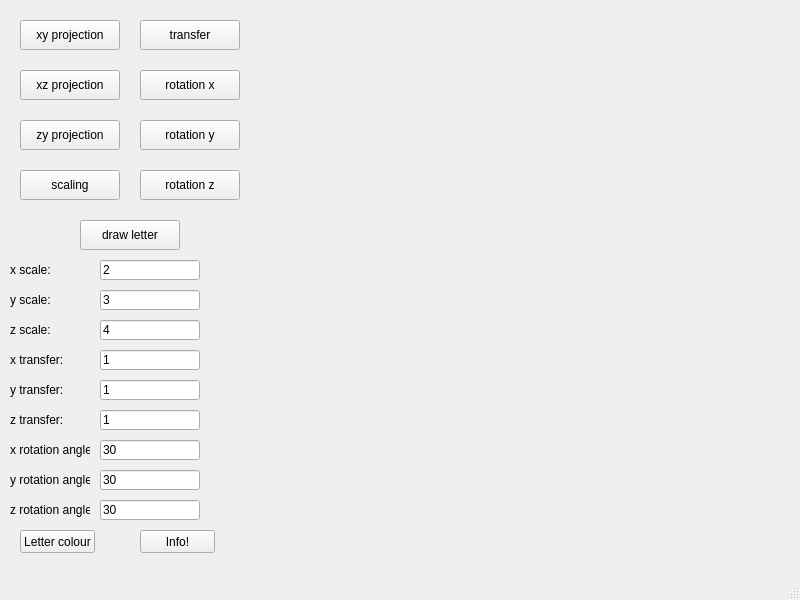
<?xml version="1.0" encoding="UTF-8"?>
<ui version="4.0">
 <class>MainWindow</class>
 <widget class="QMainWindow" name="MainWindow">
  <property name="geometry">
   <rect>
    <x>0</x>
    <y>0</y>
    <width>800</width>
    <height>600</height>
   </rect>
  </property>
  <property name="windowTitle">
   <string>MainWindow</string>
  </property>
  <widget class="QWidget" name="centralwidget">
   <widget class="letter" name="widget" native="true">
    <property name="geometry">
     <rect>
      <x>260</x>
      <y>10</y>
      <width>511</width>
      <height>531</height>
     </rect>
    </property>
   </widget>
   <widget class="QPushButton" name="pushButton">
    <property name="geometry">
     <rect>
      <x>20</x>
      <y>20</y>
      <width>100</width>
      <height>30</height>
     </rect>
    </property>
    <property name="text">
     <string>xy projection</string>
    </property>
   </widget>
   <widget class="QPushButton" name="pushButton_2">
    <property name="geometry">
     <rect>
      <x>20</x>
      <y>70</y>
      <width>100</width>
      <height>30</height>
     </rect>
    </property>
    <property name="text">
     <string>xz projection</string>
    </property>
   </widget>
   <widget class="QPushButton" name="pushButton_3">
    <property name="geometry">
     <rect>
      <x>20</x>
      <y>120</y>
      <width>100</width>
      <height>30</height>
     </rect>
    </property>
    <property name="text">
     <string>zy projection</string>
    </property>
   </widget>
   <widget class="QPushButton" name="pushButton_4">
    <property name="geometry">
     <rect>
      <x>20</x>
      <y>170</y>
      <width>100</width>
      <height>30</height>
     </rect>
    </property>
    <property name="text">
     <string>scaling</string>
    </property>
   </widget>
   <widget class="QPushButton" name="pushButton_5">
    <property name="geometry">
     <rect>
      <x>140</x>
      <y>20</y>
      <width>100</width>
      <height>30</height>
     </rect>
    </property>
    <property name="text">
     <string>transfer</string>
    </property>
   </widget>
   <widget class="QPushButton" name="pushButton_6">
    <property name="geometry">
     <rect>
      <x>140</x>
      <y>70</y>
      <width>100</width>
      <height>30</height>
     </rect>
    </property>
    <property name="text">
     <string>rotation x</string>
    </property>
   </widget>
   <widget class="QPushButton" name="pushButton_7">
    <property name="geometry">
     <rect>
      <x>140</x>
      <y>120</y>
      <width>100</width>
      <height>30</height>
     </rect>
    </property>
    <property name="text">
     <string>rotation y</string>
    </property>
   </widget>
   <widget class="QPushButton" name="pushButton_8">
    <property name="geometry">
     <rect>
      <x>140</x>
      <y>170</y>
      <width>100</width>
      <height>30</height>
     </rect>
    </property>
    <property name="text">
     <string>rotation z</string>
    </property>
   </widget>
   <widget class="QPushButton" name="pushButton_9">
    <property name="geometry">
     <rect>
      <x>80</x>
      <y>220</y>
      <width>100</width>
      <height>30</height>
     </rect>
    </property>
    <property name="text">
     <string>draw letter</string>
    </property>
   </widget>
   <widget class="QLabel" name="label">
    <property name="geometry">
     <rect>
      <x>10</x>
      <y>260</y>
      <width>50</width>
      <height>20</height>
     </rect>
    </property>
    <property name="text">
     <string>x scale:</string>
    </property>
   </widget>
   <widget class="QLineEdit" name="lineEdit">
    <property name="geometry">
     <rect>
      <x>100</x>
      <y>260</y>
      <width>100</width>
      <height>20</height>
     </rect>
    </property>
    <property name="text">
     <string>2</string>
    </property>
   </widget>
   <widget class="QLabel" name="label_2">
    <property name="geometry">
     <rect>
      <x>10</x>
      <y>290</y>
      <width>50</width>
      <height>20</height>
     </rect>
    </property>
    <property name="text">
     <string>y scale:</string>
    </property>
   </widget>
   <widget class="QLabel" name="label_3">
    <property name="geometry">
     <rect>
      <x>10</x>
      <y>320</y>
      <width>50</width>
      <height>20</height>
     </rect>
    </property>
    <property name="text">
     <string>z scale:</string>
    </property>
   </widget>
   <widget class="QLabel" name="label_4">
    <property name="geometry">
     <rect>
      <x>10</x>
      <y>350</y>
      <width>60</width>
      <height>20</height>
     </rect>
    </property>
    <property name="text">
     <string>x transfer:</string>
    </property>
   </widget>
   <widget class="QLabel" name="label_5">
    <property name="geometry">
     <rect>
      <x>10</x>
      <y>380</y>
      <width>60</width>
      <height>20</height>
     </rect>
    </property>
    <property name="text">
     <string>y transfer:</string>
    </property>
   </widget>
   <widget class="QLabel" name="label_6">
    <property name="geometry">
     <rect>
      <x>10</x>
      <y>410</y>
      <width>60</width>
      <height>20</height>
     </rect>
    </property>
    <property name="text">
     <string>z transfer:</string>
    </property>
   </widget>
   <widget class="QLabel" name="label_7">
    <property name="geometry">
     <rect>
      <x>10</x>
      <y>440</y>
      <width>80</width>
      <height>20</height>
     </rect>
    </property>
    <property name="text">
     <string>x rotation angle:</string>
    </property>
   </widget>
   <widget class="QLabel" name="label_8">
    <property name="geometry">
     <rect>
      <x>10</x>
      <y>470</y>
      <width>80</width>
      <height>20</height>
     </rect>
    </property>
    <property name="text">
     <string>y rotation angle: </string>
    </property>
   </widget>
   <widget class="QLabel" name="label_9">
    <property name="geometry">
     <rect>
      <x>10</x>
      <y>500</y>
      <width>80</width>
      <height>20</height>
     </rect>
    </property>
    <property name="text">
     <string>z rotation angle:</string>
    </property>
   </widget>
   <widget class="QLineEdit" name="lineEdit_2">
    <property name="geometry">
     <rect>
      <x>100</x>
      <y>290</y>
      <width>100</width>
      <height>20</height>
     </rect>
    </property>
    <property name="text">
     <string>3</string>
    </property>
   </widget>
   <widget class="QLineEdit" name="lineEdit_3">
    <property name="geometry">
     <rect>
      <x>100</x>
      <y>320</y>
      <width>100</width>
      <height>20</height>
     </rect>
    </property>
    <property name="text">
     <string>4</string>
    </property>
   </widget>
   <widget class="QLineEdit" name="lineEdit_4">
    <property name="geometry">
     <rect>
      <x>100</x>
      <y>350</y>
      <width>100</width>
      <height>20</height>
     </rect>
    </property>
    <property name="text">
     <string>1</string>
    </property>
   </widget>
   <widget class="QLineEdit" name="lineEdit_5">
    <property name="geometry">
     <rect>
      <x>100</x>
      <y>380</y>
      <width>100</width>
      <height>20</height>
     </rect>
    </property>
    <property name="text">
     <string>1</string>
    </property>
   </widget>
   <widget class="QLineEdit" name="lineEdit_6">
    <property name="geometry">
     <rect>
      <x>100</x>
      <y>410</y>
      <width>100</width>
      <height>20</height>
     </rect>
    </property>
    <property name="text">
     <string>1</string>
    </property>
   </widget>
   <widget class="QLineEdit" name="lineEdit_7">
    <property name="geometry">
     <rect>
      <x>100</x>
      <y>440</y>
      <width>100</width>
      <height>20</height>
     </rect>
    </property>
    <property name="text">
     <string>30</string>
    </property>
   </widget>
   <widget class="QLineEdit" name="lineEdit_8">
    <property name="geometry">
     <rect>
      <x>100</x>
      <y>470</y>
      <width>100</width>
      <height>20</height>
     </rect>
    </property>
    <property name="text">
     <string>30</string>
    </property>
   </widget>
   <widget class="QLineEdit" name="lineEdit_9">
    <property name="geometry">
     <rect>
      <x>100</x>
      <y>500</y>
      <width>100</width>
      <height>20</height>
     </rect>
    </property>
    <property name="text">
     <string>30</string>
    </property>
   </widget>
   <widget class="QPushButton" name="pushButton_10">
    <property name="geometry">
     <rect>
      <x>20</x>
      <y>530</y>
      <width>75</width>
      <height>23</height>
     </rect>
    </property>
    <property name="text">
     <string>Letter colour</string>
    </property>
   </widget>
   <widget class="QPushButton" name="pushButton_11">
    <property name="geometry">
     <rect>
      <x>140</x>
      <y>530</y>
      <width>75</width>
      <height>23</height>
     </rect>
    </property>
    <property name="text">
     <string>Info!</string>
    </property>
   </widget>
  </widget>
  <widget class="QMenuBar" name="menubar">
   <property name="geometry">
    <rect>
     <x>0</x>
     <y>0</y>
     <width>800</width>
     <height>21</height>
    </rect>
   </property>
  </widget>
  <widget class="QStatusBar" name="statusbar"/>
 </widget>
 <customwidgets>
  <customwidget>
   <class>letter</class>
   <extends>QWidget</extends>
   <header>letter.h</header>
   <container>1</container>
  </customwidget>
 </customwidgets>
 <resources/>
 <connections/>
</ui>
